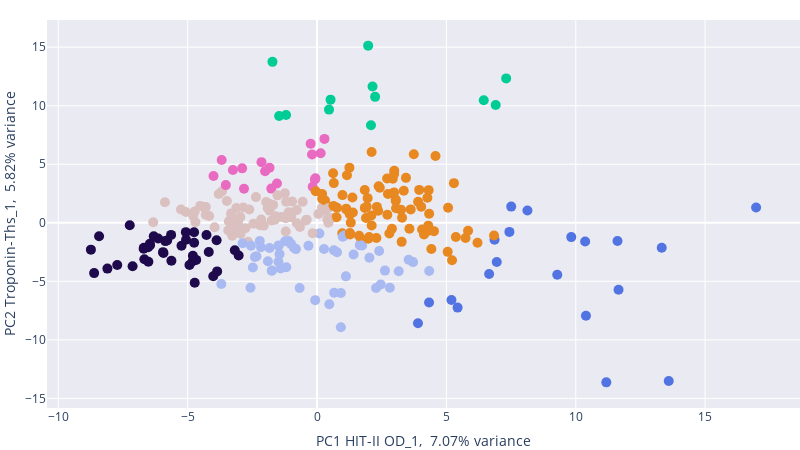

The notebook cell saved with this chart:
### Markdown cell above
#### GMM

### Code cell
gmm_pca_labor_inter = GaussianMixture(n_components=7, covariance_type='full', random_state=1).fit(pca_data_labor_inter)
labels = gmm_pca_labor_inter.predict(pca_data_labor_inter)
fig = go.Figure([go.Scatter(x=pca_data_labor_inter[:,0], 
                            y=pca_data_labor_inter[:,1], 
                            marker={'color': labels, 'size':10}, 
                            mode='markers',
                            text=sorted(df.FallNr.unique()),
                            hovertemplate='%{text}<br><extra></extra>',
                            marker_colorscale=['#1e094c', '#FFFFFF', '#5274e3', '#00CC96', '#5274e3', '#5274e3', '#e86bc1', '#B6E880', '#FF97FF', '#e88820'])])
fig.update_layout(
    margin={'l': 0, 'r': 0, 't': 20, 'b': 0},
    title={
        'y':0.9,
        'x':0.5,
        'xanchor': 'center',
        'yanchor': 'top'},
    autosize=True,
    width=800,
    height=450,
    xaxis_title="PC1 "+str(df_pca_labor_inter.values[0,1])+','+str("{:6.2f}".format(pca_labor_inter.explained_variance_ratio_[0]*100))+'% variance',
    yaxis_title="PC2 "+str(df_pca_labor_inter.values[1,1])+','+str("{:6.2f}".format(pca_labor_inter.explained_variance_ratio_[1]*100))+'% variance')
fig.update_layout(plot_bgcolor='#eaeaf2')

fig.show()
fig.write_image(image_path+'gmm_labor_inter_pca.png')

### Figure 1 — Plotly figure (JSON) as saved in the notebook; plotly's stock layout.template omitted (floating-point values rounded to 4 significant figures; data arrays with more than 128 entries replaced by an {"elided": "..."} marker saying what was removed)
{"data": [{"hovertemplate": "%{text}<br><extra></extra>", "marker": {"color": {"elided": "294 int values"}, "colorscale": [[0, "#1e094c"], [0.1111, "#FFFFFF"], [0.2222, "#5274e3"], [0.3333, "#00CC96"], [0.4444, "#5274e3"], [0.5556, "#5274e3"], [0.6667, "#e86bc1"], [0.7778, "#B6E880"], [0.8889, "#FF97FF"], [1, "#e88820"]], "size": 10}, "mode": "markers", "text": {"elided": "294 str values"}, "type": "scatter", "x": {"elided": "294 float values"}, "y": {"elided": "294 float values"}}], "layout": {"autosize": true, "height": 450, "margin": {"b": 0, "l": 0, "r": 0, "t": 20}, "plot_bgcolor": "#eaeaf2", "title": {"x": 0.5, "xanchor": "center", "y": 0.9, "yanchor": "top"}, "width": 800, "xaxis": {"title": {"text": "PC1 HIT-II OD_1,  7.07% variance"}}, "yaxis": {"title": {"text": "PC2 Troponin-Ths_1,  5.82% variance"}}}}
